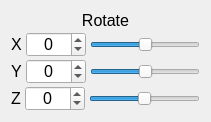
   <widget class="QWidget" name="layoutWidget_2">
    <property name="geometry">
     <rect>
      <x>10</x>
      <y>160</y>
      <width>211</width>
      <height>119</height>
     </rect>
    </property>
    <layout class="QVBoxLayout" name="vl_rotate">
     <property name="spacing">
      <number>2</number>
     </property>
     <item>
      <widget class="QLabel" name="label_Rotate">
       <property name="maximumSize">
        <size>
         <width>16777215</width>
         <height>30</height>
        </size>
       </property>
       <property name="font">
        <font>
         <pointsize>12</pointsize>
         <bold>false</bold>
        </font>
       </property>
       <property name="styleSheet">
        <string notr="true"/>
       </property>
       <property name="text">
        <string>Rotate</string>
       </property>
       <property name="textFormat">
        <enum>Qt::AutoText</enum>
       </property>
       <property name="scaledContents">
        <bool>true</bool>
       </property>
       <property name="alignment">
        <set>Qt::AlignCenter</set>
       </property>
      </widget>
     </item>
     <item>
      <layout class="QHBoxLayout" name="hbl1_2">
       <property name="spacing">
        <number>4</number>
       </property>
       <property name="sizeConstraint">
        <enum>QLayout::SetDefaultConstraint</enum>
       </property>
       <item>
        <widget class="QLabel" name="label_Xr">
         <property name="maximumSize">
          <size>
           <width>16777215</width>
           <height>25</height>
          </size>
         </property>
         <property name="palette">
          <palette>
           <active>
            <colorrole role="Button">
             <brush brushstyle="SolidPattern">
              <color alpha="255">
               <red>227</red>
               <green>234</green>
               <blue>167</blue>
              </color>
             </brush>
            </colorrole>
            <colorrole role="Base">
             <brush brushstyle="SolidPattern">
              <color alpha="255">
               <red>227</red>
               <green>234</green>
               <blue>167</blue>
              </color>
             </brush>
            </colorrole>
            <colorrole role="Window">
             <brush brushstyle="SolidPattern">
              <color alpha="255">
               <red>227</red>
               <green>234</green>
               <blue>167</blue>
              </color>
             </brush>
            </colorrole>
           </active>
           <inactive>
            <colorrole role="Button">
             <brush brushstyle="SolidPattern">
              <color alpha="255">
               <red>227</red>
               <green>234</green>
               <blue>167</blue>
              </color>
             </brush>
            </colorrole>
            <colorrole role="Base">
             <brush brushstyle="SolidPattern">
              <color alpha="255">
               <red>227</red>
               <green>234</green>
               <blue>167</blue>
              </color>
             </brush>
            </colorrole>
            <colorrole role="Window">
             <brush brushstyle="SolidPattern">
              <color alpha="255">
               <red>227</red>
               <green>234</green>
               <blue>167</blue>
              </color>
             </brush>
            </colorrole>
           </inactive>
           <disabled>
            <colorrole role="Button">
             <brush brushstyle="SolidPattern">
              <color alpha="255">
               <red>227</red>
               <green>234</green>
               <blue>167</blue>
              </color>
             </brush>
            </colorrole>
            <colorrole role="Base">
             <brush brushstyle="SolidPattern">
              <color alpha="255">
               <red>227</red>
               <green>234</green>
               <blue>167</blue>
              </color>
             </brush>
            </colorrole>
            <colorrole role="Window">
             <brush brushstyle="SolidPattern">
              <color alpha="255">
               <red>227</red>
               <green>234</green>
               <blue>167</blue>
              </color>
             </brush>
            </colorrole>
           </disabled>
          </palette>
         </property>
         <property name="font">
          <font>
           <pointsize>12</pointsize>
          </font>
         </property>
         <property name="styleSheet">
          <string notr="true"/>
         </property>
         <property name="text">
          <string>X</string>
         </property>
         <property name="textFormat">
          <enum>Qt::AutoText</enum>
         </property>
         <property name="alignment">
          <set>Qt::AlignCenter</set>
         </property>
        </widget>
       </item>
       <item>
        <widget class="QSpinBox" name="spinBox_rotX">
         <property name="sizePolicy">
          <sizepolicy hsizetype="Fixed" vsizetype="Fixed">
           <horstretch>0</horstretch>
           <verstretch>0</verstretch>
          </sizepolicy>
         </property>
         <property name="maximumSize">
          <size>
           <width>60</width>
           <height>25</height>
          </size>
         </property>
         <property name="font">
          <font>
           <pointsize>12</pointsize>
          </font>
         </property>
         <property name="alignment">
          <set>Qt::AlignCenter</set>
         </property>
         <property name="minimum">
          <number>-100</number>
         </property>
         <property name="maximum">
          <number>100</number>
         </property>
        </widget>
       </item>
       <item>
        <widget class="QSlider" name="horizontalSlider_rotX">
         <property name="minimum">
          <number>-100</number>
         </property>
         <property name="maximum">
          <number>100</number>
         </property>
         <property name="orientation">
          <enum>Qt::Horizontal</enum>
         </property>
        </widget>
       </item>
      </layout>
     </item>
     <item>
      <layout class="QHBoxLayout" name="hbl2_2">
       <property name="spacing">
        <number>4</number>
       </property>
       <item>
        <widget class="QLabel" name="label_Yr_Slider">
         <property name="maximumSize">
          <size>
           <width>16777215</width>
           <height>25</height>
          </size>
         </property>
         <property name="palette">
          <palette>
           <active>
            <colorrole role="Button">
             <brush brushstyle="SolidPattern">
              <color alpha="255">
               <red>227</red>
               <green>234</green>
               <blue>167</blue>
              </color>
             </brush>
            </colorrole>
            <colorrole role="Base">
             <brush brushstyle="SolidPattern">
              <color alpha="255">
               <red>227</red>
               <green>234</green>
               <blue>167</blue>
              </color>
             </brush>
            </colorrole>
            <colorrole role="Window">
             <brush brushstyle="SolidPattern">
              <color alpha="255">
               <red>227</red>
               <green>234</green>
               <blue>167</blue>
              </color>
             </brush>
            </colorrole>
           </active>
           <inactive>
            <colorrole role="Button">
             <brush brushstyle="SolidPattern">
              <color alpha="255">
               <red>227</red>
               <green>234</green>
               <blue>167</blue>
              </color>
             </brush>
            </colorrole>
            <colorrole role="Base">
             <brush brushstyle="SolidPattern">
              <color alpha="255">
               <red>227</red>
               <green>234</green>
               <blue>167</blue>
              </color>
             </brush>
            </colorrole>
            <colorrole role="Window">
             <brush brushstyle="SolidPattern">
              <color alpha="255">
               <red>227</red>
               <green>234</green>
               <blue>167</blue>
              </color>
             </brush>
            </colorrole>
           </inactive>
           <disabled>
            <colorrole role="Button">
             <brush brushstyle="SolidPattern">
              <color alpha="255">
               <red>227</red>
               <green>234</green>
               <blue>167</blue>
              </color>
             </brush>
            </colorrole>
            <colorrole role="Base">
             <brush brushstyle="SolidPattern">
              <color alpha="255">
               <red>227</red>
               <green>234</green>
               <blue>167</blue>
              </color>
             </brush>
            </colorrole>
            <colorrole role="Window">
             <brush brushstyle="SolidPattern">
              <color alpha="255">
               <red>227</red>
               <green>234</green>
               <blue>167</blue>
              </color>
             </brush>
            </colorrole>
           </disabled>
          </palette>
         </property>
         <property name="font">
          <font>
           <pointsize>12</pointsize>
          </font>
         </property>
         <property name="styleSheet">
          <string notr="true"/>
         </property>
         <property name="text">
          <string>Y</string>
         </property>
         <property name="scaledContents">
          <bool>true</bool>
         </property>
         <property name="alignment">
          <set>Qt::AlignCenter</set>
         </property>
        </widget>
       </item>
       <item>
        <widget class="QSpinBox" name="spinBox_rotY">
         <property name="sizePolicy">
          <sizepolicy hsizetype="Fixed" vsizetype="Fixed">
           <horstretch>0</horstretch>
           <verstretch>0</verstretch>
          </sizepolicy>
         </property>
         <property name="maximumSize">
          <size>
           <width>60</width>
           <height>25</height>
          </size>
         </property>
         <property name="font">
          <font>
           <pointsize>12</pointsize>
          </font>
         </property>
         <property name="alignment">
          <set>Qt::AlignCenter</set>
         </property>
         <property name="minimum">
          <number>-100</number>
         </property>
         <property name="maximum">
          <number>100</number>
         </property>
        </widget>
       </item>
       <item>
        <widget class="QSlider" name="horizontalSlider_rotY">
         <property name="minimum">
          <number>-100</number>
         </property>
         <property name="maximum">
          <number>100</number>
         </property>
         <property name="orientation">
          <enum>Qt::Horizontal</enum>
         </property>
        </widget>
       </item>
      </layout>
     </item>
     <item>
      <layout class="QHBoxLayout" name="hbl3_2">
       <property name="spacing">
        <number>4</number>
       </property>
       <item>
        <widget class="QLabel" name="label_Zr_Slider">
         <property name="maximumSize">
          <size>
           <width>16777215</width>
           <height>25</height>
          </size>
         </property>
         <property name="font">
          <font>
           <pointsize>12</pointsize>
          </font>
         </property>
         <property name="styleSheet">
          <string notr="true"/>
         </property>
         <property name="text">
          <string>Z</string>
         </property>
         <property name="alignment">
          <set>Qt::AlignCenter</set>
         </property>
        </widget>
       </item>
       <item>
        <widget class="QSpinBox" name="spinBox_rotZ">
         <property name="sizePolicy">
          <sizepolicy hsizetype="Fixed" vsizetype="Fixed">
           <horstretch>0</horstretch>
           <verstretch>0</verstretch>
          </sizepolicy>
         </property>
         <property name="minimumSize">
          <size>
           <width>30</width>
           <height>0</height>
          </size>
         </property>
         <property name="maximumSize">
          <size>
           <width>60</width>
           <height>25</height>
          </size>
         </property>
         <property name="font">
          <font>
           <pointsize>12</pointsize>
          </font>
         </property>
         <property name="alignment">
          <set>Qt::AlignCenter</set>
         </property>
         <property name="minimum">
          <number>-100</number>
         </property>
         <property name="maximum">
          <number>100</number>
         </property>
        </widget>
       </item>
       <item>
        <widget class="QSlider" name="horizontalSlider_rotZ">
         <property name="minimum">
          <number>-100</number>
         </property>
         <property name="maximum">
          <number>100</number>
         </property>
         <property name="orientation">
          <enum>Qt::Horizontal</enum>
         </property>
        </widget>
       </item>
      </layout>
     </item>
    </layout>
   </widget>
